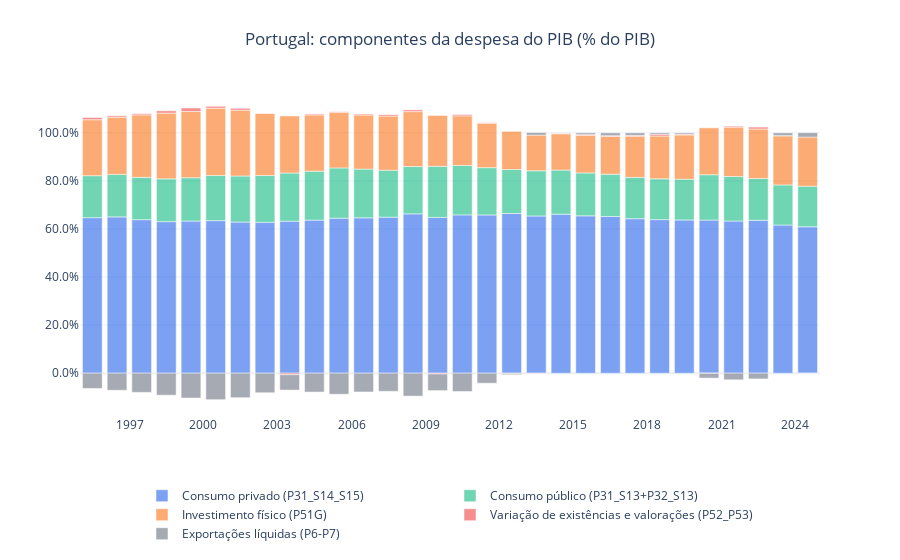

Notebook source saved alongside this figure:
### Code cell
import plotly.graph_objects as go

df = y.dropna(subset=["B1GQ"]).sort_values("time").copy()
df["public_consumption"] = df["P31_S13"] + df["P32_S13"]
df["net_exports"] = df["P6"] - df["P7"]
df["time"] = df["time"] - pd.DateOffset(months=6)

components = [
    ("P31_S14_S15", "Consumo privado (P31_S14_S15)"),
    ("public_consumption", "Consumo público (P31_S13+P32_S13)"),
    ("P51G", "Investimento físico (P51G)"),
    ("P52_P53", "Variação de existências e valorações (P52_P53)"),
    ("net_exports", "Exportações líquidas (P6-P7)"),
]

colors = {
    "P31_S14_S15": "rgba(37, 99, 235, 0.6)",
    "public_consumption": "rgba(16, 185, 129, 0.6)",
    "P51G": "rgba(249, 115, 22, 0.6)",
    "P52_P53": "rgba(239, 68, 68, 0.6)",
    "net_exports": "rgba(107, 114, 128, 0.6)",
}

for col, _ in components:
    df[f"{col}_share"] = df[col] / df["B1GQ"] * 100

fig = go.Figure()
for col, label in components:
    fig.add_trace(
        go.Bar(
            x=df["time"],
            y=df[f"{col}_share"],
            name=label,
            marker_color=colors[col],
        )
    )

fig.update_layout(
    barmode="relative",
    template="plotly_white",
    title="Portugal: componentes da despesa do PIB (% do PIB)",
    title_x=0.5,
    legend_title_text="",
    xaxis_title="",
    yaxis_title="",
    legend=dict(orientation="h", x=0.5, y=-0.2, xanchor="center", yanchor="top", bgcolor="rgba(0,0,0,0)", borderwidth=0),
    margin=dict(t=90),
)
fig.update_xaxes(dtick="M36", tickformat="%Y", hoverformat="%Y")
fig.update_yaxes(tickformat=".1f", ticksuffix="%")
fig.show()
